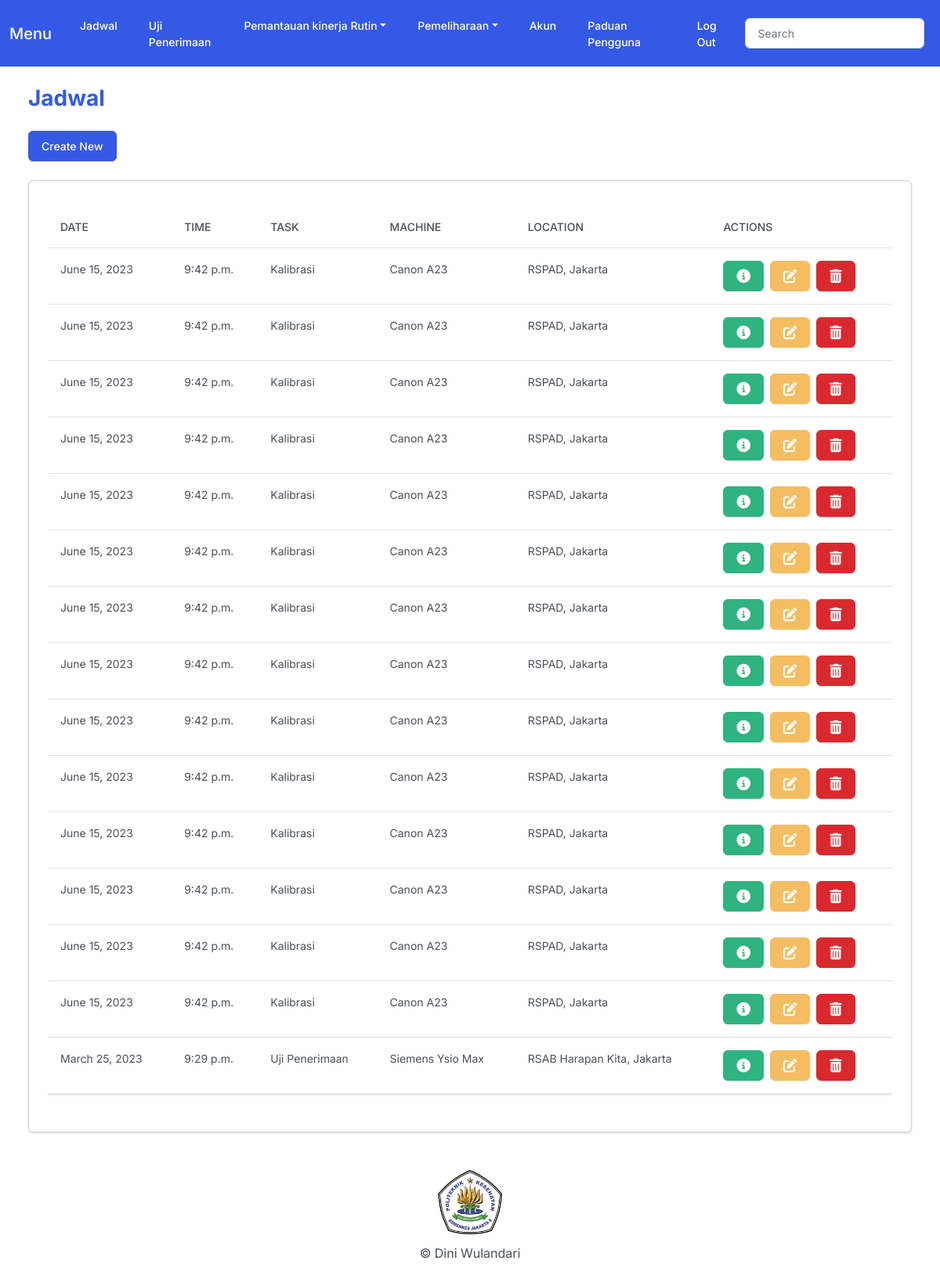
Page /home (signed in) on the committed database.
### myapp/models.py (models this page shows)
class Schedule(models.Model):
    user = models.ForeignKey(User, on_delete=models.CASCADE, null=True)
    task_date = models.DateField(null=True)
    task = models.CharField(max_length=150)
    machine = models.CharField(max_length=150)
    location = models.CharField(max_length=150)
    time = models.TimeField(max_length=150)

### myapp/views.py (the view)
# urls.py: 2. Add a URL to urlpatterns:  path('', views.home, name='home')
@login_required
def home(request):
    schedule  = Schedule.objects.filter(user=request.user)
    return render(request, 'myapp/schedule/homepage.html', {
        'schedule': schedule
    })

### myapp/templates/myapp/schedule/homepage.html (shortened to what this page needs)
{% extends 'myapp/base.html' %}
{% block body %}
<h3 class="m-4 text-primary fw-bold">Jadwal</h3>
<div class="row">
    <div class="col-12">
        <a href="{% url 'add' %}" class="btn btn-primary ms-4 me-4 mb-4">Create New</a>
        {% if schedule %}
        <div class="card bg-secondary ms-4 me-4 mb-4">
            <div class="card-body">
                <p class="card-text">
                <div class="table-responsive">
                    <table class="table table-hover">
                        <thead>
                            <tr>
                                <th scope="col">Date</th>
                                <th scope="col">Time</th>
                                <th scope="col">Task</th>
                                <th scope="col">Machine</th>
                                <th scope="col">Location</th>
                                <th scope="col">Actions</th>
                            </tr>
                        </thead>
                        <tbody class="myTable">
                            {% for schedule in schedule %}
                            <tr>
                                <td>{{schedule.task_date}}</td>
                                <td>{{schedule.time}}</td>
                                <td>{{schedule.task}}</td>
                                <td>{{schedule.machine}}</td>
                                <td>{{schedule.location}}</td>
                                <td>
                                    <button type="button" class="btn btn-success me-1"
                                        href="{% url 'view_schedule' schedule.id %}" data-bs-toggle="modal"
                                        data-bs-target="#myModal{{schedule.id}}">
                                        </button>
                                    <a href="{% url 'edit' schedule.id %}" class="btn btn-warning me-1"></a>
                                    <button class="btn btn-danger" data-bs-toggle="modal"
                                        data-bs-target="#delete{{schedule.id}}"></button>
                                </td>
                            </tr>
                            {% endfor %}
                        </tbody>
                    </table>
                </div>
                </p>
            </div>
        </div>
        {% else %}
        <h5 class="alert alert-primary ms-4 me-4">Belum ada jadwal</h5>
        {% endif %}
    </div>
</div>
{% endblock %}

### rows in the picture
Schedule: task_date "June 15, 2023", time "9:42 p.m.", task "Kalibrasi", machine "Canon A23", location "RSPAD, Jakarta"
Schedule: task_date "June 15, 2023", time "9:42 p.m.", task "Kalibrasi", machine "Canon A23", location "RSPAD, Jakarta"
Schedule: task_date "June 15, 2023", time "9:42 p.m.", task "Kalibrasi", machine "Canon A23", location "RSPAD, Jakarta"
Schedule: task_date "June 15, 2023", time "9:42 p.m.", task "Kalibrasi", machine "Canon A23", location "RSPAD, Jakarta"
Schedule: task_date "June 15, 2023", time "9:42 p.m.", task "Kalibrasi", machine "Canon A23", location "RSPAD, Jakarta"
Schedule: task_date "June 15, 2023", time "9:42 p.m.", task "Kalibrasi", machine "Canon A23", location "RSPAD, Jakarta"
Schedule: task_date "June 15, 2023", time "9:42 p.m.", task "Kalibrasi", machine "Canon A23", location "RSPAD, Jakarta"
Schedule: task_date "June 15, 2023", time "9:42 p.m.", task "Kalibrasi", machine "Canon A23", location "RSPAD, Jakarta"
Schedule: task_date "June 15, 2023", time "9:42 p.m.", task "Kalibrasi", machine "Canon A23", location "RSPAD, Jakarta"
Schedule: task_date "June 15, 2023", time "9:42 p.m.", task "Kalibrasi", machine "Canon A23", location "RSPAD, Jakarta"
Schedule: task_date "June 15, 2023", time "9:42 p.m.", task "Kalibrasi", machine "Canon A23", location "RSPAD, Jakarta"
Schedule: task_date "June 15, 2023", time "9:42 p.m.", task "Kalibrasi", machine "Canon A23", location "RSPAD, Jakarta"
Schedule: task_date "June 15, 2023", time "9:42 p.m.", task "Kalibrasi", machine "Canon A23", location "RSPAD, Jakarta"
Schedule: task_date "June 15, 2023", time "9:42 p.m.", task "Kalibrasi", machine "Canon A23", location "RSPAD, Jakarta"
Schedule: task_date "March 25, 2023", time "9:29 p.m.", task "Uji Penerimaan", machine "Siemens Ysio Max", location "RSAB Harapan Kita, Jakarta"
